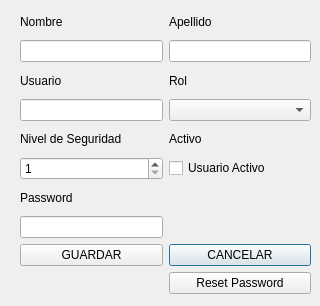
<?xml version="1.0" encoding="UTF-8"?>
<ui version="4.0">
 <class>EditarUsuario</class>
 <widget class="QDialog" name="EditarUsuario">
  <property name="geometry">
   <rect>
    <x>0</x>
    <y>0</y>
    <width>320</width>
    <height>306</height>
   </rect>
  </property>
  <property name="windowTitle">
   <string>Editar Usuario</string>
  </property>
  <widget class="QWidget" name="layoutWidget">
   <property name="geometry">
    <rect>
     <x>20</x>
     <y>10</y>
     <width>291</width>
     <height>284</height>
    </rect>
   </property>
   <layout class="QGridLayout" name="gridLayout">
    <item row="11" column="1">
     <widget class="QLineEdit" name="lineEdit_password">
      <property name="echoMode">
       <enum>QLineEdit::EchoMode::Password</enum>
      </property>
     </widget>
    </item>
    <item row="3" column="1">
     <widget class="QLineEdit" name="lineEdit_nombre"/>
    </item>
    <item row="10" column="1">
     <widget class="QLabel" name="label_7">
      <property name="text">
       <string>Password</string>
      </property>
     </widget>
    </item>
    <item row="8" column="1">
     <widget class="QLabel" name="label_5">
      <property name="text">
       <string>Nivel de Seguridad</string>
      </property>
     </widget>
    </item>
    <item row="7" column="1">
     <widget class="QLineEdit" name="lineEdit_usuario"/>
    </item>
    <item row="12" column="3">
     <widget class="QPushButton" name="pushButton_cancelar">
      <property name="text">
       <string>CANCELAR</string>
      </property>
     </widget>
    </item>
    <item row="9" column="1">
     <widget class="QSpinBox" name="spinBox_nivel">
      <property name="minimum">
       <number>1</number>
      </property>
      <property name="maximum">
       <number>10</number>
      </property>
     </widget>
    </item>
    <item row="2" column="1">
     <widget class="QLabel" name="label">
      <property name="text">
       <string>Nombre</string>
      </property>
     </widget>
    </item>
    <item row="5" column="1">
     <widget class="QLabel" name="label_3">
      <property name="text">
       <string>Usuario</string>
      </property>
     </widget>
    </item>
    <item row="5" column="3">
     <widget class="QLabel" name="label_4">
      <property name="text">
       <string>Rol</string>
      </property>
     </widget>
    </item>
    <item row="13" column="3">
     <widget class="QPushButton" name="pushButton_reset_pass">
      <property name="text">
       <string>Reset Password</string>
      </property>
     </widget>
    </item>
    <item row="12" column="1">
     <widget class="QPushButton" name="pushButton_guardar">
      <property name="text">
       <string>GUARDAR</string>
      </property>
     </widget>
    </item>
    <item row="3" column="3">
     <widget class="QLineEdit" name="lineEdit_apellido"/>
    </item>
    <item row="9" column="3">
     <widget class="QCheckBox" name="checkBox_activo">
      <property name="text">
       <string>Usuario Activo</string>
      </property>
     </widget>
    </item>
    <item row="2" column="3">
     <widget class="QLabel" name="label_2">
      <property name="text">
       <string>Apellido</string>
      </property>
     </widget>
    </item>
    <item row="8" column="3">
     <widget class="QLabel" name="label_6">
      <property name="text">
       <string>Activo</string>
      </property>
     </widget>
    </item>
    <item row="7" column="3">
     <widget class="QComboBox" name="comboBox_rol"/>
    </item>
   </layout>
  </widget>
 </widget>
 <resources/>
 <connections/>
</ui>
